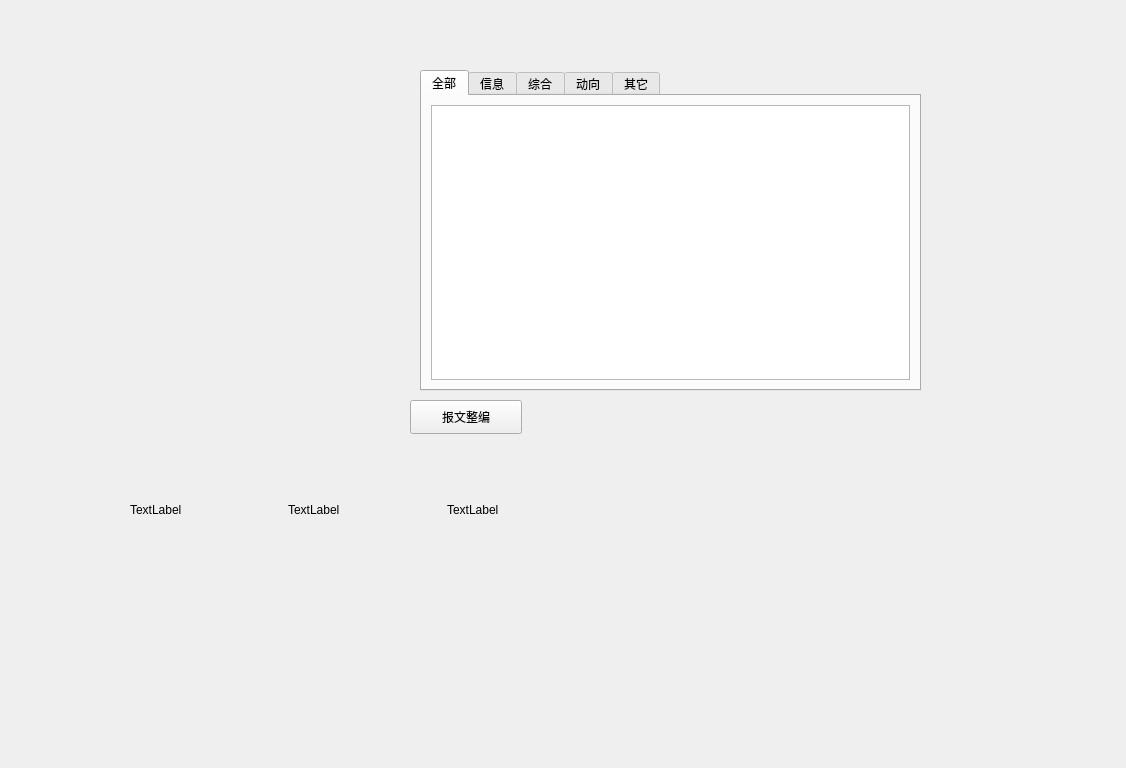
<?xml version="1.0" encoding="UTF-8"?>
<ui version="4.0">
 <class>Form</class>
 <widget class="QWidget" name="Form">
  <property name="geometry">
   <rect>
    <x>0</x>
    <y>0</y>
    <width>1126</width>
    <height>768</height>
   </rect>
  </property>
  <property name="windowTitle">
   <string>Form</string>
  </property>
  <widget class="QPushButton" name="pushButton_4">
   <property name="geometry">
    <rect>
     <x>410</x>
     <y>400</y>
     <width>112</width>
     <height>34</height>
    </rect>
   </property>
   <property name="text">
    <string>报文整编</string>
   </property>
  </widget>
  <widget class="QTabWidget" name="tabWidget">
   <property name="geometry">
    <rect>
     <x>420</x>
     <y>70</y>
     <width>501</width>
     <height>321</height>
    </rect>
   </property>
   <property name="currentIndex">
    <number>0</number>
   </property>
   <widget class="QWidget" name="tab">
    <attribute name="title">
     <string>全部</string>
    </attribute>
    <layout class="QGridLayout" name="gridLayout">
     <item row="0" column="0">
      <widget class="QTreeView" name="treeView"/>
     </item>
    </layout>
   </widget>
   <widget class="QWidget" name="tab_2">
    <attribute name="title">
     <string>信息</string>
    </attribute>
   </widget>
   <widget class="QWidget" name="tab_3">
    <attribute name="title">
     <string>综合</string>
    </attribute>
   </widget>
   <widget class="QWidget" name="tab_4">
    <attribute name="title">
     <string>动向</string>
    </attribute>
   </widget>
   <widget class="QWidget" name="tab_5">
    <attribute name="title">
     <string>其它</string>
    </attribute>
   </widget>
  </widget>
  <widget class="QWidget" name="">
   <property name="geometry">
    <rect>
     <x>130</x>
     <y>500</y>
     <width>469</width>
     <height>20</height>
    </rect>
   </property>
   <layout class="QHBoxLayout" name="horizontalLayout">
    <item>
     <widget class="QLabel" name="label">
      <property name="text">
       <string>TextLabel</string>
      </property>
     </widget>
    </item>
    <item>
     <widget class="QLabel" name="label_2">
      <property name="text">
       <string>TextLabel</string>
      </property>
     </widget>
    </item>
    <item>
     <widget class="QLabel" name="label_3">
      <property name="text">
       <string>TextLabel</string>
      </property>
     </widget>
    </item>
   </layout>
  </widget>
 </widget>
 <resources/>
 <connections/>
</ui>
